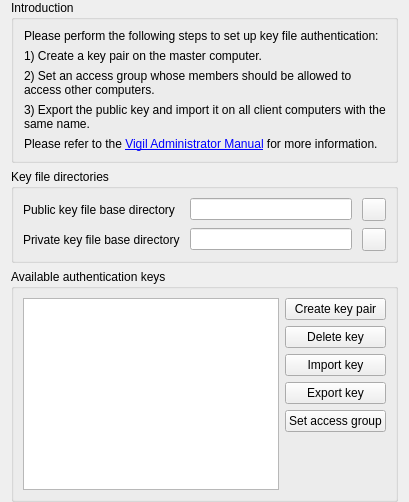
<?xml version="1.0" encoding="UTF-8"?>
<ui version="4.0">
 <class>AuthKeysConfigurationPage</class>
 <widget class="QWidget" name="AuthKeysConfigurationPage">
  <property name="windowTitle">
   <string>Authentication keys</string>
  </property>
  <property name="windowIcon">
   <iconset resource="../../core/resources/core.qrc">
    <normaloff>:/core/application-x-pem-key.png</normaloff>:/core/application-x-pem-key.png</iconset>
  </property>
  <layout class="QVBoxLayout" name="verticalLayout">
   <property name="topMargin">
    <number>0</number>
   </property>
   <property name="bottomMargin">
    <number>0</number>
   </property>
   <item>
    <widget class="QGroupBox" name="groupBox_5">
     <property name="title">
      <string>Introduction</string>
     </property>
     <layout class="QVBoxLayout" name="verticalLayout_3">
      <property name="leftMargin">
       <number>10</number>
      </property>
      <item>
       <widget class="QLabel" name="label_2">
        <property name="text">
         <string>Please perform the following steps to set up key file authentication:</string>
        </property>
        <property name="wordWrap">
         <bool>true</bool>
        </property>
       </widget>
      </item>
      <item>
       <widget class="QLabel" name="label_3">
        <property name="text">
         <string>1) Create a key pair on the master computer.</string>
        </property>
        <property name="wordWrap">
         <bool>true</bool>
        </property>
       </widget>
      </item>
      <item>
       <widget class="QLabel" name="label_4">
        <property name="text">
         <string>2) Set an access group whose members should be allowed to access other computers.</string>
        </property>
        <property name="wordWrap">
         <bool>true</bool>
        </property>
       </widget>
      </item>
      <item>
       <widget class="QLabel" name="label_5">
        <property name="text">
         <string>3) Export the public key and import it on all client computers with the same name.</string>
        </property>
        <property name="wordWrap">
         <bool>true</bool>
        </property>
       </widget>
      </item>
      <item>
       <widget class="QLabel" name="label_6">
        <property name="text">
         <string>Please refer to the &lt;a href=&quot;https://vigil.readthedocs.io/en/latest/admin/index.html&quot;&gt;Vigil Administrator Manual&lt;/a&gt; for more information.</string>
        </property>
        <property name="openExternalLinks">
         <bool>true</bool>
        </property>
       </widget>
      </item>
      <item>
       <spacer name="horizontalSpacer_7">
        <property name="orientation">
         <enum>Qt::Horizontal</enum>
        </property>
        <property name="sizeHint" stdset="0">
         <size>
          <width>0</width>
          <height>0</height>
         </size>
        </property>
       </spacer>
      </item>
     </layout>
    </widget>
   </item>
   <item>
    <widget class="QGroupBox" name="keyFileDirectories">
     <property name="title">
      <string>Key file directories</string>
     </property>
     <layout class="QGridLayout" name="gridLayout_12">
      <property name="verticalSpacing">
       <number>2</number>
      </property>
      <item row="0" column="0" colspan="2">
       <layout class="QGridLayout" name="gridLayout_8">
        <property name="horizontalSpacing">
         <number>10</number>
        </property>
        <property name="verticalSpacing">
         <number>7</number>
        </property>
        <item row="0" column="0">
         <widget class="QLabel" name="label_7">
          <property name="text">
           <string>Public key file base directory</string>
          </property>
         </widget>
        </item>
        <item row="0" column="1">
         <widget class="QLineEdit" name="publicKeyBaseDir"/>
        </item>
        <item row="1" column="0">
         <widget class="QLabel" name="label_8">
          <property name="text">
           <string>Private key file base directory</string>
          </property>
         </widget>
        </item>
        <item row="1" column="1">
         <widget class="QLineEdit" name="privateKeyBaseDir"/>
        </item>
        <item row="0" column="2">
         <widget class="QToolButton" name="openPublicKeyBaseDir">
          <property name="icon">
           <iconset resource="../../core/resources/core.qrc">
            <normaloff>:/core/document-open.png</normaloff>:/core/document-open.png</iconset>
          </property>
         </widget>
        </item>
        <item row="1" column="2">
         <widget class="QToolButton" name="openPrivateKeyBaseDir">
          <property name="icon">
           <iconset resource="../../core/resources/core.qrc">
            <normaloff>:/core/document-open.png</normaloff>:/core/document-open.png</iconset>
          </property>
         </widget>
        </item>
       </layout>
      </item>
     </layout>
    </widget>
   </item>
   <item>
    <widget class="QGroupBox" name="groupBox">
     <property name="title">
      <string>Available authentication keys</string>
     </property>
     <layout class="QHBoxLayout" name="horizontalLayout">
      <item>
       <widget class="QTableView" name="keyTable">
        <property name="toolTip">
         <string>An authentication key pair consist of two coupled cryptographic keys, a private and a public key.
A private key allows users on the master computer to access client computers.
It is important that only authorized users have read access to the private key file.
The public key is used on client computers to authenticate incoming connection request.</string>
        </property>
        <property name="editTriggers">
         <set>QAbstractItemView::NoEditTriggers</set>
        </property>
        <property name="selectionMode">
         <enum>QAbstractItemView::SingleSelection</enum>
        </property>
        <property name="selectionBehavior">
         <enum>QAbstractItemView::SelectRows</enum>
        </property>
        <attribute name="horizontalHeaderStretchLastSection">
         <bool>true</bool>
        </attribute>
        <attribute name="verticalHeaderVisible">
         <bool>false</bool>
        </attribute>
       </widget>
      </item>
      <item>
       <layout class="QVBoxLayout" name="verticalLayout_2">
        <item>
         <widget class="QPushButton" name="createKeyPair">
          <property name="text">
           <string>Create key pair</string>
          </property>
         </widget>
        </item>
        <item>
         <widget class="QPushButton" name="deleteKey">
          <property name="text">
           <string>Delete key</string>
          </property>
         </widget>
        </item>
        <item>
         <widget class="QPushButton" name="importKey">
          <property name="text">
           <string>Import key</string>
          </property>
         </widget>
        </item>
        <item>
         <widget class="QPushButton" name="exportKey">
          <property name="text">
           <string>Export key</string>
          </property>
         </widget>
        </item>
        <item>
         <widget class="QPushButton" name="setAccessGroup">
          <property name="text">
           <string>Set access group</string>
          </property>
         </widget>
        </item>
        <item>
         <spacer name="verticalSpacer_2">
          <property name="orientation">
           <enum>Qt::Vertical</enum>
          </property>
          <property name="sizeHint" stdset="0">
           <size>
            <width>20</width>
            <height>40</height>
           </size>
          </property>
         </spacer>
        </item>
       </layout>
      </item>
     </layout>
    </widget>
   </item>
  </layout>
 </widget>
 <resources>
  <include location="../../core/resources/core.qrc"/>
 </resources>
 <connections/>
</ui>
